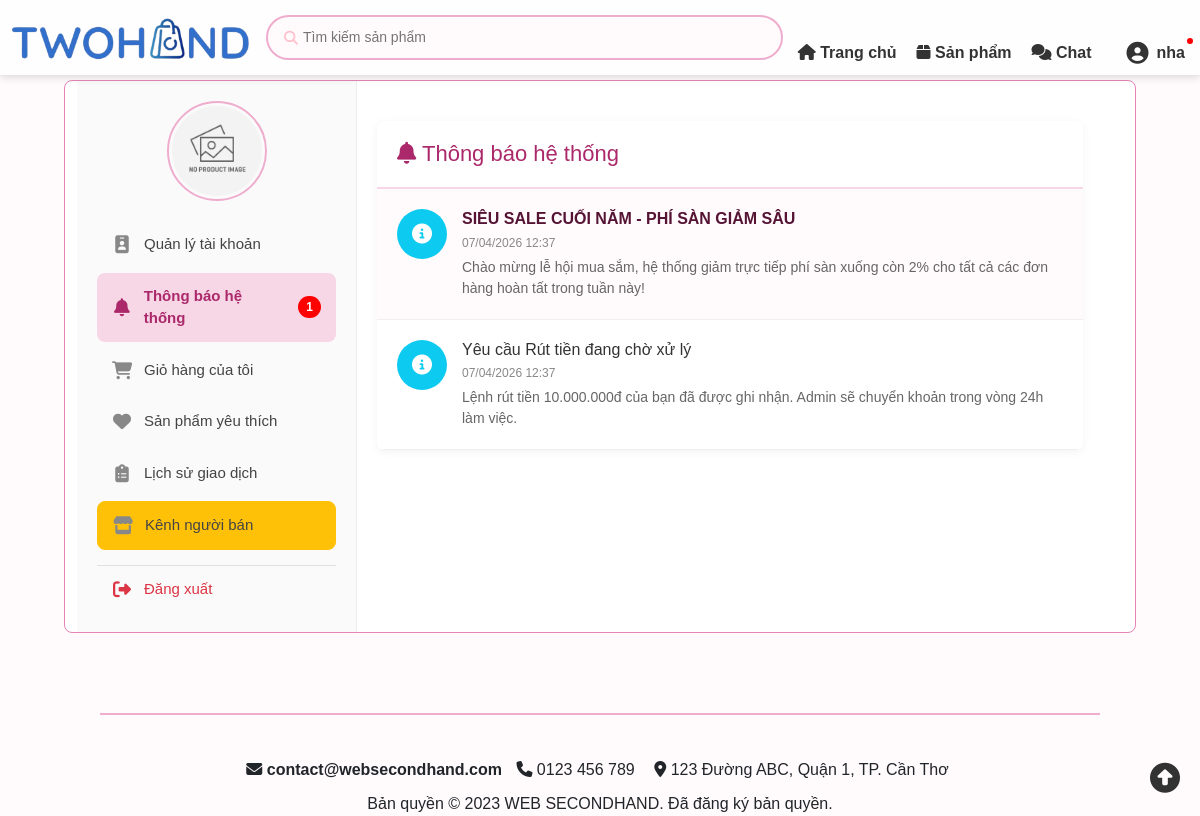
The app's page /controllers/thongBaoController.php (signed in) with its own data.
### tables this page shows
CREATE TABLE ThongBaoNguoiDung (
    Id INT AUTO_INCREMENT PRIMARY KEY,
    MaTB INT,
    IdNhan INT(10),
    DaXem BOOLEAN DEFAULT 0,
    NgayXem DATETIME,
    FOREIGN KEY (MaTB) REFERENCES ThongBao(MaTB) ON DELETE CASCADE,
    FOREIGN KEY (IdNhan) REFERENCES TaiKhoan(IdTaiKhoan) ON DELETE CASCADE
);

CREATE TABLE ThongBao (
    MaTB INT AUTO_INCREMENT PRIMARY KEY,
    TieuDe VARCHAR(255) NOT NULL,
    NoiDung TEXT,
    LoaiTB ENUM('HeThong', 'DonHang', 'KhuyenMai', 'ViPham', 'BaoCao') DEFAULT 'HeThong',
    NguoiGui INT(10) DEFAULT NULL, 
    NgayTao DATETIME DEFAULT CURRENT_TIMESTAMP
);

### controllers/thongBaoController.php (called while the page is built, shortened)
<?php
require_once __DIR__ . '/../includes/ketnoi.php';
require_once __DIR__ . '/../models/thongBaoModel.php';
$idTaiKhoan = $_SESSION['IdTaiKhoan'];
$thongBaoModel = new ThongBaoModel($conn);
$dsThongBao = $thongBaoModel->getThongBaoCuaToi($idTaiKhoan);
include_once __DIR__ . '/../views/thongBao.php';

### models/thongBaoModel.php (called while the page is built, shortened)
<?php
class ThongBaoModel
{
    private $conn;
    public function __construct($conn)
    {
        $this->conn = $conn;
    }
    public function getThongBaoCuaToi($idTaiKhoan)
    {
        $sql = "SELECT tb.*, tbn.DaXem, tbn.Id
                FROM ThongBao tb
                JOIN ThongBaoNguoiDung tbn ON tb.MaTB = tbn.MaTB
                WHERE tbn.IdNhan = ?
                ORDER BY tb.NgayTao DESC";
        $stmt = $this->conn->prepare($sql);
        $stmt->bind_param("i", $idTaiKhoan);
        $stmt->execute();
        return $stmt->get_result()->fetch_all(MYSQLI_ASSOC);
    }
    public function demThongBaoChuaDoc($idTaiKhoan)
    {
        $sql = "SELECT COUNT(*) as SoLuong FROM ThongBaoNguoiDung WHERE IdNhan = ? AND DaXem = 0";
        $stmt = $this->conn->prepare($sql);
        $stmt->bind_param("i", $idTaiKhoan);
        $stmt->execute();
        return $stmt->get_result()->fetch_assoc()['SoLuong'];
    }
}

### views/thongBao.php (the view, shortened to what this page needs)
<!DOCTYPE html>
<html lang="vi">
<head>
    <link href="https://cdn.jsdelivr.net/npm/bootstrap@5.3.2/dist/css/bootstrap.min.css" rel="stylesheet">
    <link rel="stylesheet" href="https://cdnjs.cloudflare.com/ajax/libs/font-awesome/6.4.0/css/all.min.css">
    <link href="../assets/css/header.css" rel="stylesheet">
    <link href="../assets/css/color.css" rel="stylesheet">
    <link href="../assets/css/thongTinTaiKhoan.css" rel="stylesheet">
    <link href="../assets/css/thongBao.css" rel="stylesheet">
</head>
<body>
    <?php include '../includes/header.php'; ?>
    <div class="giua-trang">
        <div class="container">
            <?php
            $soThongBaoMoi_Sidebar = 0;
            if (isset($_SESSION['IdTaiKhoan'])) {
                global $conn;
                if ($conn) {
                    $modelTB_Sidebar = new ThongBaoModel($conn);
                    $soThongBaoMoi_Sidebar = $modelTB_Sidebar->demThongBaoChuaDoc($_SESSION['IdTaiKhoan']);
                }
            }
            $current_page = basename($_SERVER['PHP_SELF']);
            ?>
            <div class="side">
                <div class="avatar-ten" style="text-align: center; margin-bottom: 20px;">
                    <div class="avatar" style="width: 100px; height: 100px; margin: 0 auto 10px; border-radius: 50%; border: 2px solid var(--bs-pink-200); padding: 3px; display: flex; justify-content: center; align-items: center;">
                        <img src="../<?php echo isset($_SESSION['Avatar']) && !empty($_SESSION['Avatar']) ? $_SESSION['Avatar'] : 'assets/images/placeholder.png'; ?>"
                            alt="Avatar" style="width: 100%; height: 100%; border-radius: 50%; object-fit: cover;">
                    </div>
                </div>
                <nav class="menu">
                    <ul>
                        <li>
                            <a href="../controllers/thongTinTaiKhoanController.php" class="<?= ($current_page == 'thongTinTaiKhoanController.php') ? 'active' : '' ?>">
                                <i class="fa-solid fa-id-badge"></i> Quản lý tài khoản
                            </a>
                        </li>
                        <li>
                            <a href="../controllers/thongBaoController.php" class="<?= ($current_page == 'thongBaoController.php') ? 'active' : '' ?>">
                                <i class="fa-solid fa-bell"></i> Thông báo hệ thống
                                <?php if ($soThongBaoMoi_Sidebar > 0): ?>
                                    <span class="menu-badge-count"><?= $soThongBaoMoi_Sidebar ?></span>
                                <?php endif; ?>
                            </a>
                        </li>
                        <li>
                            <a href="../controllers/gioHangController.php" class="<?= ($current_page == 'gioHangController.php') ? 'active' : '' ?>">
                                <i class="fa-solid fa-cart-shopping"></i> Giỏ hàng của tôi
                            </a>
                        </li>
                        <li>
                            <a href="../controllers/danhSachYeuThichController.php" class="<?= ($current_page == 'danhSachYeuThichController.php') ? 'active' : '' ?>">
                                <i class="fa-solid fa-heart"></i> Sản phẩm yêu thích
                            </a>
                        </li>
                        <li>
                            <a href="../controllers/lichSuDonHangController.php" class="<?= ($current_page == 'lichSuDonHangController.php') ? 'active' : '' ?>">
                                <i class="fa-solid fa-clipboard-list"></i> Lịch sử giao dịch
                            </a>
                        </li>
                        <li>
                            <?php
                            $trangThai = 'ChuaKichHoat';
                            if (isset($_SESSION['IdTaiKhoan']) && isset($conn)) {
                                $idUser_check = (int)$_SESSION['IdTaiKhoan'];
                                $sql_check = "SELECT TrangThaiBanHang FROM TaiKhoan WHERE IdTaiKhoan = $idUser_check";
                                $res_check = $conn->query($sql_check);
                                if ($res_check && $res_check->num_rows > 0) {
                                    $row_check = $res_check->fetch_assoc();
                                    $trangThai = $row_check['TrangThaiBanHang'];
                                }
                            }
                            if ($trangThai === 'DangHoatDong'):
                            ?>
                                <a href="../seller/controllers/sellerSanPhamController.php" class="btn btn-warning">
                                    <i class="fa-solid fa-store"></i> Kênh người bán
                                </a>
                            <?php else: ?>
                                <a href="kichHoatBanHangController.php" class="btn">
                                    <i class="fa-solid fa-rocket"></i> Kích hoạt chức năng bán hàng
                                </a>
                            <?php endif; ?>
                        </li>
                        <li>
                            <a href="../controllers/dangXuatController.php" class="logout-link">
                                <i class="fa-solid fa-right-from-bracket"></i> Đăng xuất
                            </a>
                        </li>
                    </ul>
                </nav>
            </div>
            <div class="content" style="flex: 1; padding-left: 20px; background: transparent; border: none;">
                <div class="thong-bao-container">
                    <div class="tb-header">
                        <h2><i class="fa-solid fa-bell"></i> Thông báo hệ thống</h2>
                    </div>
                    <div class="tb-list">
                        <?php if (empty($dsThongBao)): ?>
                            <div class="text-center py-5 text-muted">
                                <i class="fa-regular fa-bell-slash fa-3x mb-3"></i>
                                <p>Bạn chưa có thông báo nào.</p>
                            </div>
                        <?php else: ?>
                            <?php foreach ($dsThongBao as $tb):
                                $iconClass = 'fa-info-circle';
                                $bgClass = 'icon-hethong';
                                $isUnread = ($tb['DaXem'] == 0) ? 'unread' : '';
                            ?>
                                <div class="tb-item <?= $isUnread ?>"
                                    id="item-tb-<?= $tb['MaTB'] ?>"
                                    onclick="moThongBao(<?= $tb['MaTB'] ?>, '<?= htmlspecialchars($tb['TieuDe'], ENT_QUOTES) ?>')">
                                    <div class="tb-icon <?= $bgClass ?>">
                                        <i class="fa-solid <?= $iconClass ?>"></i>
                                    </div>
                                    <div class="tb-content">
                                        <h4 class="tb-title"><?= htmlspecialchars($tb['TieuDe']) ?></h4>
                                        <div class="tb-date"><?= date('d/m/Y H:i', strtotime($tb['NgayTao'])) ?></div>
                                        <div class="tb-snippet"><?= strip_tags($tb['NoiDung']) ?></div>
                                    </div>
                                </div>
                            <?php endforeach; ?>
                        <?php endif; ?>
                    </div>
                </div>
            </div>
        </div>
    </div>
    <?php include '../includes/footer.php'; ?>
</body>
</html>

### records on screen
thongbaonguoidung: MaTB.TieuDe "SIÊU SALE CUỐI NĂM - PHÍ SÀN GIẢM SÂU", MaTB.NgayTao "07/04/2026 12:37", MaTB.NoiDung "Chào mừng lễ hội mua sắm, hệ thống giảm trực tiếp phí sàn xuống còn 2% cho tất cả các đơn hàng hoàn tất trong tuần này!"
thongbaonguoidung: MaTB.TieuDe "Yêu cầu Rút tiền đang chờ xử lý", MaTB.NgayTao "07/04/2026 12:37", MaTB.NoiDung "Lệnh rút tiền 10.000.000đ của bạn đã được ghi nhận. Admin sẽ chuyển khoản trong vòng 24h làm việc."

### other values on screen
$_SESSION['TenTK'] "nha"
$soThongBaoMoi_Sidebar "1"
